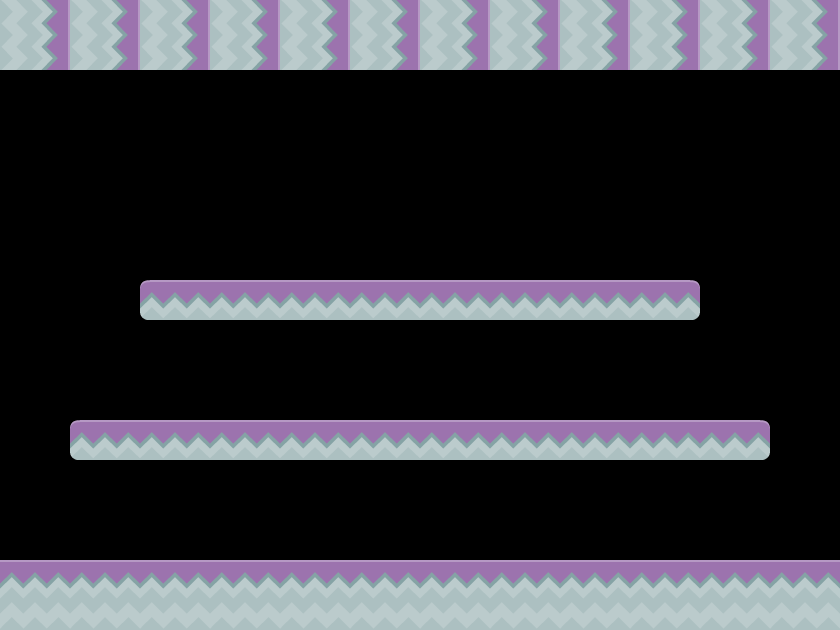

This game map was drawn from its Tiled (.tmx) file and the tilesets committed beside it. A one-line description and the trimmed map source follow:
An orthogonal 12x9 tile map with 70x70 px tiles, 1 tile layer (Tile Layer 1), 3 tilesets.

<map version="1.0" orientation="orthogonal" width="12" height="9" tilewidth="70" tileheight="70">
 <tileset firstgid="1" name="tiles_spritesheet" tilewidth="70" tileheight="70" spacing="2">
  <image source="../Assets/Kenney/Base pack/Tiles/tiles_spritesheet.png" width="914" height="936" />
 </tileset>
 <tileset firstgid="157" name="stoneMid" tilewidth="70" tileheight="70">
  <image source="../Assets/Kenney/Base pack/Tiles/stoneMid.png" width="70" height="70" />
 </tileset>
 <tileset firstgid="158" name="stoneMid2" tilewidth="70" tileheight="70">
  <image source="../Assets/Kenney/Base pack/Tiles/stoneMid2.png" width="70" height="70" />
 </tileset>
 <layer name="Tile Layer 1" width="12" height="9">
  <data>[108 cells, 42 non-empty, 5 distinct tile ids]</data>
 </layer>
</map>
